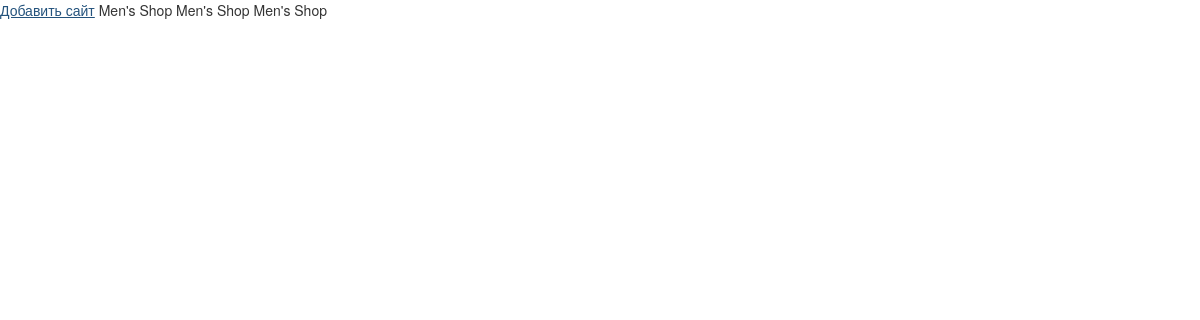
Before: /mysite (signed in) with the older database file.
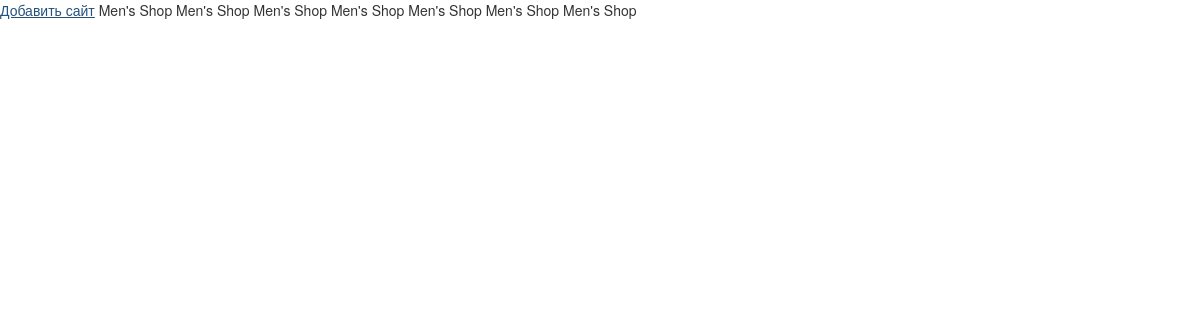
After: the same page with the newer database file.
### management_site/models.py (models this page shows, shortened)
class UserSite(models.Model):
    user = models.ForeignKey(User, on_delete=models.CASCADE)
    site = models.ForeignKey(Site, on_delete=models.CASCADE)
    url_address = models.SlugField(max_length=120, unique=True)

class Site(models.Model):
    title = models.CharField(max_length=120)
    cost = models.DecimalField(max_digits=5, decimal_places=2,null=True)
    is_top = models.BooleanField(default=False,null=True)
    photo = models.ImageField(upload_to="images/", null=True, blank=True)
    description = models.TextField(blank=True)
    category = models.ForeignKey(Category, on_delete=models.CASCADE, null=True)
    client_url = models.CharField(max_length=120, blank=True)
    admin_url = models.CharField(max_length=120, blank=True)

### management_site/views.py (the view)
# urls.py: path('mysite', views.MySiteListView.as_view(), name='mysite_page'),
class MySiteListView(ListView, LoginRequiredMixin):
    template_name = 'management/mysite.html'
    model = UserSite
    context_object_name = 'mysites'
    def get_queryset(self):
        qs = super().get_queryset()
        return qs.filter(user=self.request.user)

### templates/management/mysite.html
{% extends 'management/base.html' %}
{% block content %}
<a href="{% url 'management:site_list_page' %}">Добавить сайт</a>
{% for mysite in mysites %}
    {{mysite.site.title}}
{% empty %}
	У вас нет выбранного сайта
{% endfor %}
{% endblock %}

Changed rows visible on the page:
added UserSite: site "Men's Shop"
added UserSite: site "Men's Shop"
added UserSite: site "Men's Shop"
added UserSite: site "Men's Shop"
